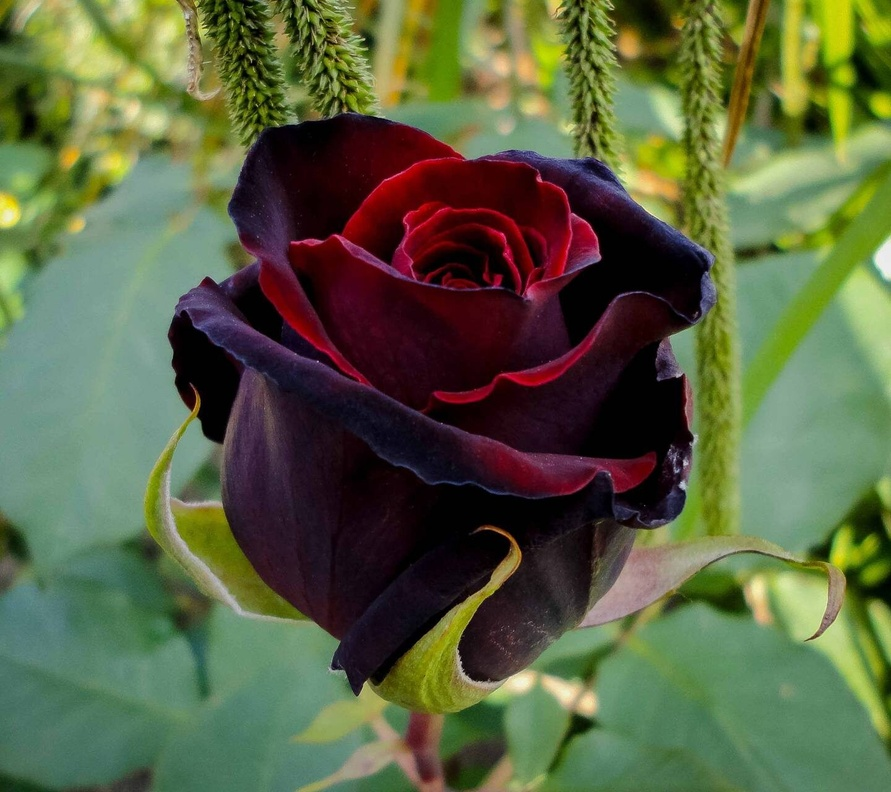
#> input picture goruntu_isleme/gul.jpg, 891 x 792 px, shrunk from 1440 x 1280 before the run
$ python main.py
#> lines starting #> are read from the running program, lines starting #| are printed output that depends on the picture
import cv2
import numpy as np

gul=cv2.imread("gul.jpg",0)
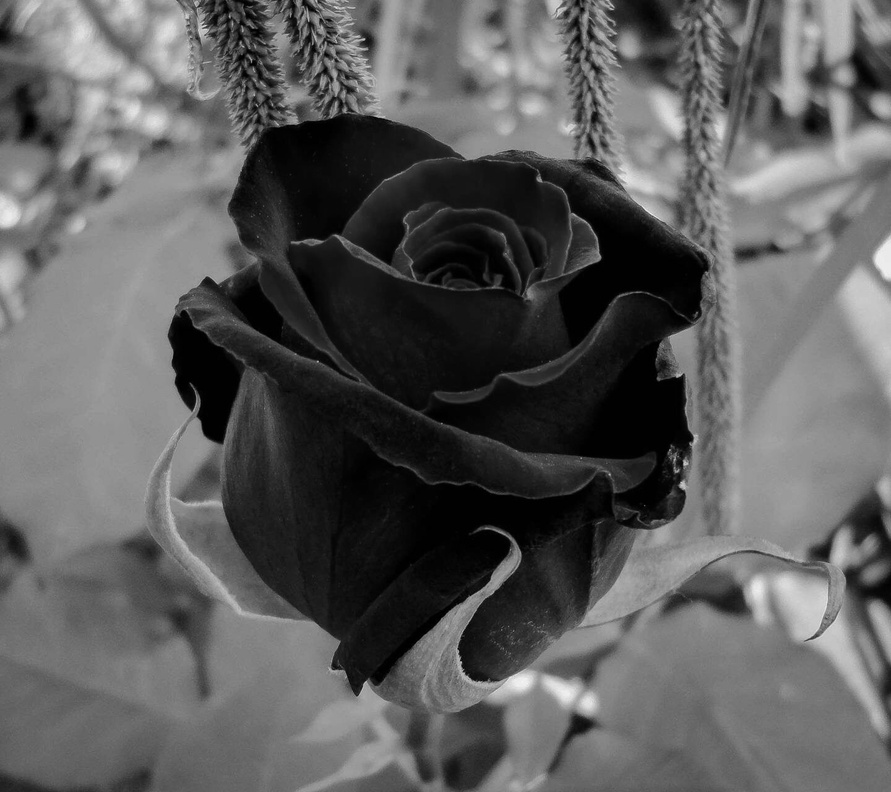
#> gul: shape (792, 891); min 0, max 245, mean 91.9

dizi=np.zeros(256)
height, width= gul.shape
#> height = 792; width = 891

for i in range(height):
    for j in range(width):
        piksel=gul[i][j]
        dizi[piksel]=dizi[piksel]+1
#> after the loop, dizi = 256 values, max 22952 at index 1, min 0 at index 244, mean 2756.5

for histogramIndeks in range(256):
    print(dizi[histogramIndeks])
#> this loop made 256 passes
#| 2528.0
#| 22952.0
#| 4985.0
#| 4512.0
#| 3942.0
#| 3359.0
#| 3420.0
#| 4880.0
#> (further printed lines are left out)

cv2.imshow("gul", gul)
cv2.waitKey()
